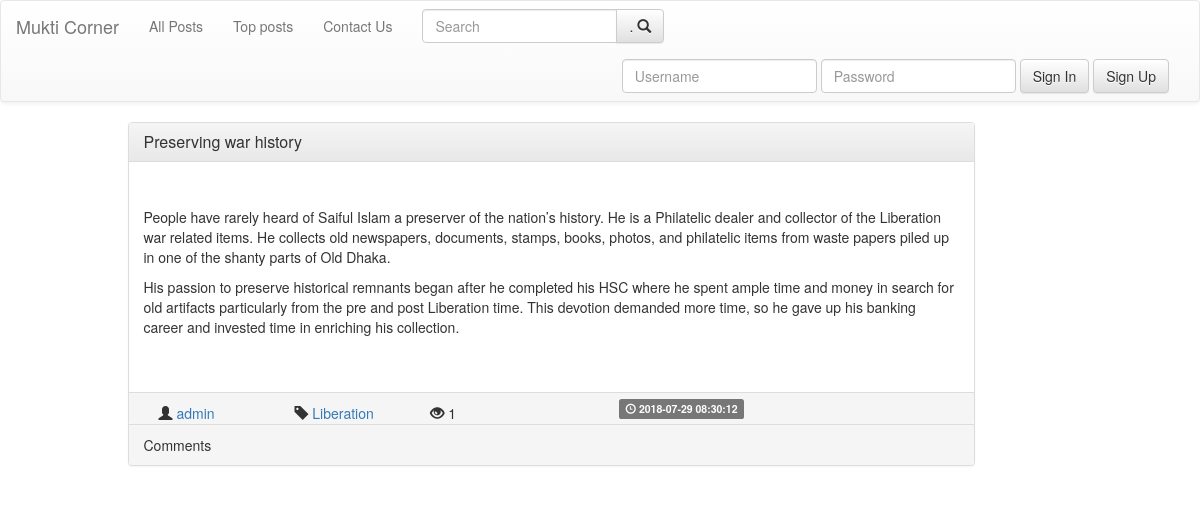
The page /posts/post.php?id=22 on the database its author committed.
### tables this page shows
CREATE TABLE `posts` (
  `postID` int(11) NOT NULL,
  `postTitle` varchar(200) NOT NULL,
  `postDesc` varchar(10000) NOT NULL,
  `postTime` timestamp NOT NULL DEFAULT CURRENT_TIMESTAMP ON UPDATE CURRENT_TIMESTAMP,
  `postTag` varchar(40) NOT NULL,
  `postAuthor` varchar(40) NOT NULL
);

### include/algos.php (called while the page is built, shortened)
<?php
function increament_views($id , $author) {
  include("../db/dbconnect.php");
  $query="SELECT *
          FROM user_post
          WHERE postID='$id'
          ";
  $result=mysqli_query($conn , $query);
  if($result==true) {
      if(mysqli_num_rows($result) == 1) {
          while($row = mysqli_fetch_assoc($result)) {
              $views=$row['postViews'];
              $views = $views + 1;
              $query="UPDATE user_post
                      SET postViews='$views'
                      WHERE postID='$id'
                      ";
              $res=mysqli_query($conn , $query);
              if($res) {
              } else {
                  echo "Problem updating views";
              }
              return $row['postViews'];
          }
      } else {
          $query="INSERT INTO user_post (postAuthor , postID ,postLikes , postDisLikes ,postComments ,postViews)
                  VALUES ('$author' , '$id' , '0' , '0' , '0' , '1')";
          $result=mysqli_query($conn , $query);
          if($result) {
               return 1;
          } else {
              echo "Problem in inserting the post";
          }
      }
  } else {
      echo "Failed to load views";
  }
}
return 0;
?>

### include/frame_post.php (the view, shortened to what this page needs)
<?php
	include_once("bootstrap_cdn.php");
?>
<div class="container">
		<div class="row">
			<div class="col-md-9 col-md-offset-1">
			<div class="panel panel-default">
		  		<div class="panel-heading">
		    		<h3 class="panel-title">
		    			<a href=<?php echo "post.php?id="; echo $id; ?> ><?php echo $title; ?></a>
		    		</h3>
		  		</div>
		  		<div class="panel-body">
						<?php
							echo $desc;
		    		?>
		  		</div>
		  		<div class="panel-footer">
						<span class="col-sm-2">
				  			<span class="glyphicon glyphicon-user" aria-hidden="true"></span>
				  			<a href=<?php echo "../users/profile.php?user="; echo $author; ?> >
										<?php echo $author?>
				  			</a>
					</span>
					<span class="col-sm-2">
							<span class="glyphicon glyphicon-tag" aria-hidden="true"></span>
			  			<a href=<?php echo "post.php?tags="; echo $tags; ?> >
									<?php echo $tags;?>
			  			</a>
					</span>
						<span class="col-sm-3">
							<?php
								 if(isset($views)) {
									 echo "<span class='glyphicon glyphicon-eye-open' aria-hidden='true'></span>"." ".$views;
								 }
							?>
						</span>
		  			<span class="label label-default">
							<span class="glyphicon glyphicon-time" aria-hidden="true"></span> <?php echo $time ?>
						</span>
		  		</div>
			<?php
					if(isset($_REQUEST['id'])) {
							include("../posts/comments.php");
					}
			?>
			</div>
		</div>
		</div>
</div>

### rows shown on the page
posts: postTitle "Preserving war history", postDesc "People have rarely heard of Saiful Islam a preserver of the nation’s history. He is a Philatelic dealer and collector of the Liberation war related items. He collects old newspapers, documents, stamps, books, photos, and philatelic items from waste papers piled up in one of the shanty parts of Old Dhaka. His passion to preserve historical remnants began after he completed his HSC where he spent ample time and money in search for old artifacts particularly from the pre and post Liberation time. This devotion demanded more time, so he gave up his banking career and invested time in enriching his collection.", postAuthor "admin", postTag "Liberation", postTime "2018-07-29 08:30:12"

### other values the page prints
$views "1"
